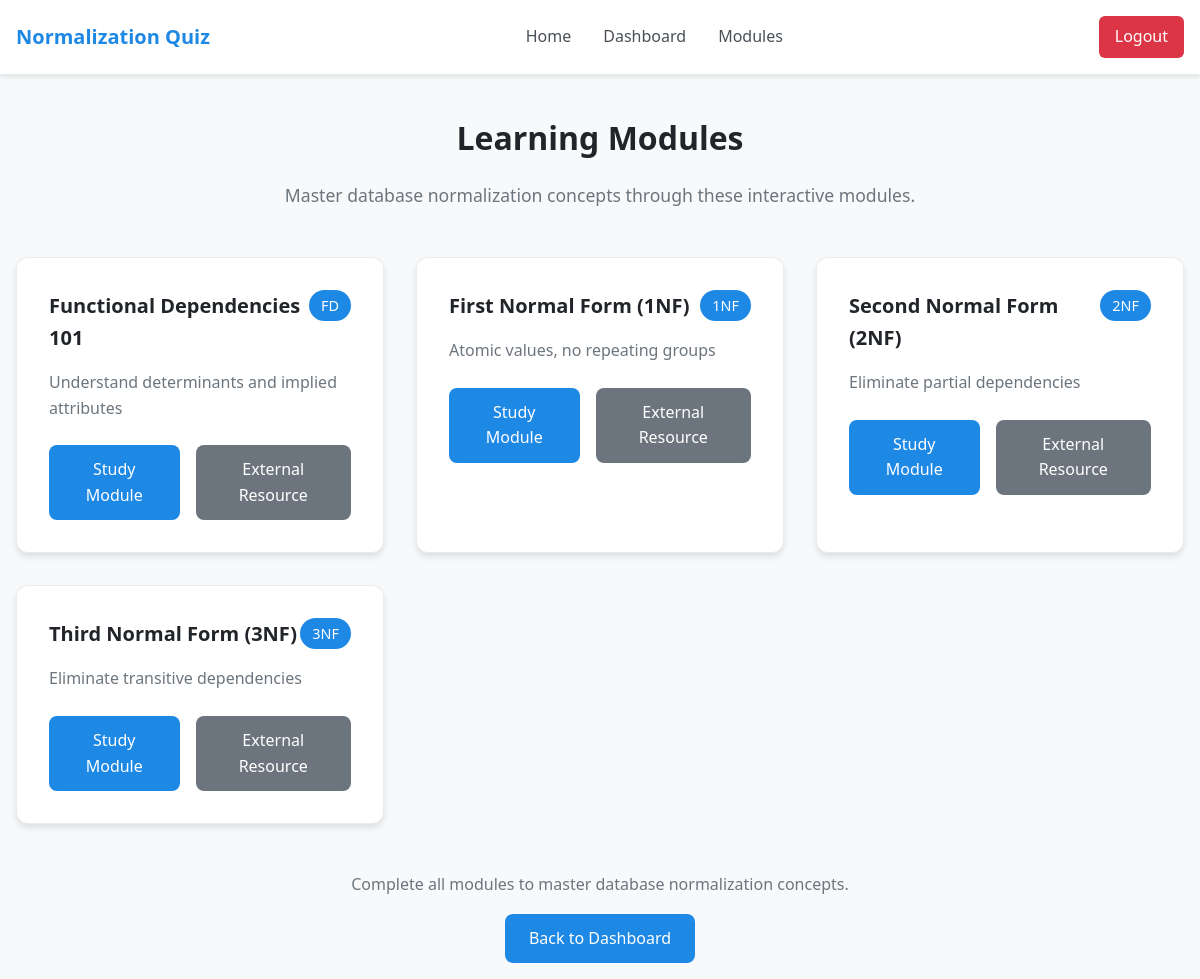
The page /modules (signed in) on the database as committed earlier.
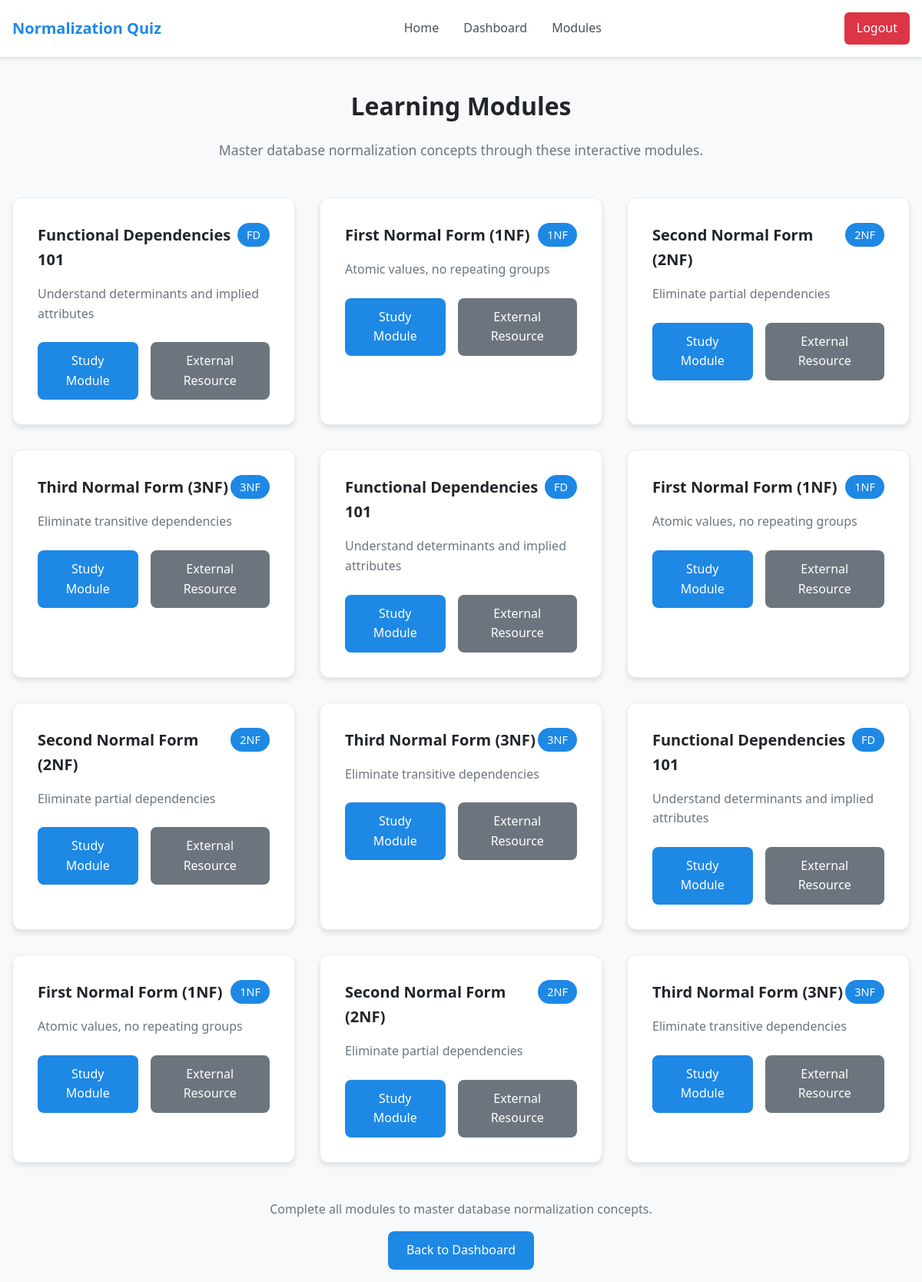
The same page on the database as committed later.
### tables this page shows
CREATE TABLE module (
  module_id INTEGER PRIMARY KEY,
  title TEXT NOT NULL,
  description TEXT,
  nf_level TEXT NOT NULL,
  concept_tag TEXT NOT NULL,
  resource_url TEXT
);

### app.py (the view)
@app.route("/modules")
@login_required
def modules():
    db = get_db()
    cur = db.execute(
        "SELECT module_id, title, description, nf_level, concept_tag, resource_url FROM module ORDER BY module_id"
    )
    modules = cur.fetchall()
    return render_template("modules.html", modules=modules)

### app.py (called while the page is built)
def ensure_csrf_token() -> None:
    if not session.get("csrf_token"):
        session["csrf_token"] = secrets.token_hex(16)

@app.before_request
def before_request() -> None:
    ensure_csrf_token()

def login_required(view):
    @wraps(view)
    def wrapped(*args, **kwargs):
        if not session.get("student_id"):
            if request.path.startswith("/api/") or request.path == "/submit":
                return redirect(url_for("login"))
            flash("Please log in to continue.")
            return redirect(url_for("login"))
        return view(*args, **kwargs)
    return wrapped

### templates/modules.html (shortened to what this page needs)
{% extends 'base.html' %}
{% block content %}
<div class="modules-header">
  <h1>Learning Modules</h1>
  <p>Master database normalization concepts through these interactive modules.</p>
</div>
<div class="modules-grid">
  {% for module in modules %}
  <div class="module-card">
    <div class="module-header">
      <h3>{{ module.title }}</h3>
      <span class="nf-level">{{ module.nf_level }}</span>
    </div>
    <p class="module-description">{{ module.description }}</p>
    <div class="module-actions">
      <a href="{{ url_for('module_page', module_id=module.module_id) }}" class="btn btn-primary">
        Study Module
      </a>
      {% if module.resource_url %}
        <a href="{{ module.resource_url }}" target="_blank" class="btn btn-secondary">
          External Resource
        </a>
      {% endif %}
    </div>
  </div>
  {% endfor %}
</div>
<div class="modules-footer">
  <p>Complete all modules to master database normalization concepts.</p>
  <a href="{{ url_for('student_dashboard', student_id=session.get('student_id')) }}" class="btn">
    Back to Dashboard
  </a>
</div>
{% endblock %}

### templates/base.html (shortened to what this page needs)
<!doctype html>
<html lang="en">
<head>
  <link rel="stylesheet" href="{{ url_for('static', filename='css/style.css') }}">
</head>
<body>
  <nav class="navbar">
    <div class="container">
      <a href="{{ url_for('index') }}" class="brand">Normalization Quiz</a>
      <ul class="nav">
        <li><a href="{{ url_for('index') }}">Home</a></li>
        {% if session.get('student_id') %}
          <li><a href="{{ url_for('student_dashboard', student_id=session.get('student_id')) }}">Dashboard</a></li>
          <li><a href="{{ url_for('modules') }}">Modules</a></li>
        {% endif %}
      </ul>
      {% if session.get('student_id') %}
        <div class="nav-right">
          <a href="{{ url_for('logout') }}" class="logout-btn">Logout</a>
        </div>
      {% else %}
        <div class="nav-right">
          <a href="{{ url_for('login') }}">Login</a>
          <a href="{{ url_for('register') }}">Register</a>
        </div>
      {% endif %}
    </div>
  </nav>
  <main class="container">
    {% block content %}{% endblock %}
  </main>
</body>
</html>

### static/css/style.css (style rules this page uses)
body { font-family: system-ui, -apple-system, 'Segoe UI', Roboto, sans-serif; margin: 0; background: #f8f9fa; color: #212529; line-height: 1.6; }
.container { max-width: 1200px; margin: 0 auto; padding: 1rem; }
.navbar { background: #fff; border-bottom: 1px solid #e9ecef; box-shadow: 0 2px 4px rgba(0,0,0,0.1); }
.navbar .container { display: flex; justify-content: space-between; align-items: center; padding: 1rem; }
.navbar .brand { color: #1e88e5; text-decoration: none; font-weight: 700; font-size: 1.25rem; }
.nav { list-style: none; display: flex; gap: 2rem; margin: 0; padding: 0; }
.nav a { color: #495057; text-decoration: none; font-weight: 500; transition: color 0.2s; }
.nav-right { display: flex; gap: 1rem; align-items: center; }
.logout-btn { background: #dc3545; color: white !important; padding: 0.5rem 1rem; border-radius: 6px; text-decoration: none; transition: background-color 0.2s; }
.btn { display: inline-block; background: #1e88e5; color: white; padding: 0.75rem 1.5rem; border-radius: 8px; text-decoration: none; border: none; cursor: pointer; font-weight: 500; transition: all 0.2s; text-align: center; }
.btn-primary { background: #1e88e5; }
.btn-secondary { background: #6c757d; }
.modules-header { text-align: center; margin-bottom: 3rem; }
.modules-header h1 { color: #212529; margin-bottom: 0.5rem; }
.modules-header p { color: #6c757d; font-size: 1.1rem; }
.modules-grid { display: grid; grid-template-columns: repeat(auto-fit, minmax(300px, 1fr)); gap: 2rem; margin-bottom: 3rem; }
.module-card { background: white; border-radius: 12px; padding: 2rem; box-shadow: 0 4px 6px rgba(0,0,0,0.1); border: 1px solid #e9ecef; transition: transform 0.2s, box-shadow 0.2s; }
.module-header { display: flex; justify-content: space-between; align-items: flex-start; margin-bottom: 1rem; }
.module-header h3 { margin: 0; color: #212529; font-size: 1.25rem; }
.nf-level { background: #1e88e5; color: white; padding: 0.25rem 0.75rem; border-radius: 20px; font-size: 0.9rem; font-weight: 500; }
.module-description { color: #6c757d; margin-bottom: 1.5rem; line-height: 1.6; }
.module-actions { display: flex; gap: 1rem; }
.modules-footer { text-align: center; margin-top: 3rem; }
.modules-footer p { color: #6c757d; margin-bottom: 1rem; }

Rows that differ between the two databases and show on the page:
added module: title "Functional Dependencies 101", nf_level "FD", description "Understand determinants and implied attributes"
added module: title "First Normal Form (1NF)", nf_level "1NF", description "Atomic values, no repeating groups"
added module: title "Second Normal Form (2NF)", nf_level "2NF", description "Eliminate partial dependencies"
added module: title "Third Normal Form (3NF)", nf_level "3NF", description "Eliminate transitive dependencies"
added module: title "Functional Dependencies 101", nf_level "FD", description "Understand determinants and implied attributes"
added module: title "First Normal Form (1NF)", nf_level "1NF", description "Atomic values, no repeating groups"
added module: title "Second Normal Form (2NF)", nf_level "2NF", description "Eliminate partial dependencies"
added module: title "Third Normal Form (3NF)", nf_level "3NF", description "Eliminate transitive dependencies"
